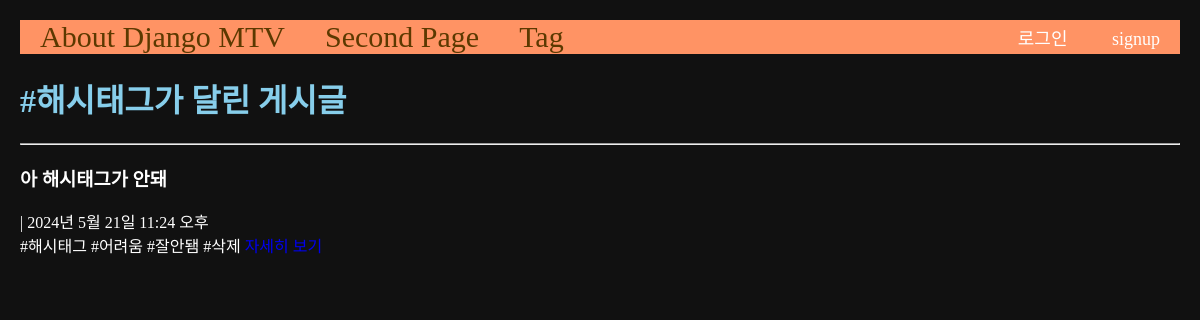
Before: /tag-posts/10 with the older database file.
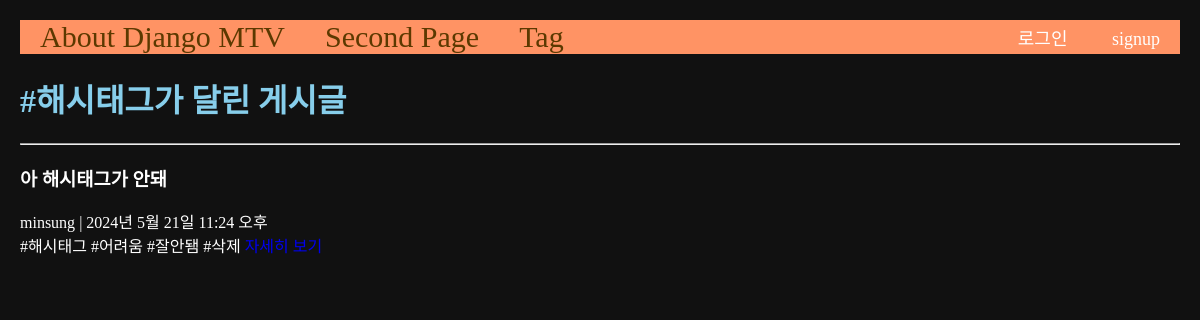
After: the same page with the newer database file.
### main/models.py (models this page shows, shortened)
class Post(models.Model):
    title = models.CharField(max_length=50)
    writer = models.ForeignKey(User, null=False, blank=False, on_delete=models.CASCADE)
    email = models.EmailField()
    body = models.TextField()
    pub_date = models.DateTimeField()
    image = models.ImageField(upload_to="post/", blank=True, null=True)
    tags = models.ManyToManyField(Tag, related_name='posts', blank=True)
    like = models.ManyToManyField(User, related_name='likes', blank=True)
    like_count = models.PositiveBigIntegerField(default=0)
    def summary(self):
        return self.body[:20]

### main/views.py (the view)
# urls.py: path('tag-posts/<int:tag_id>', tag_posts, name="tag-posts"),
def tag_posts(request, tag_id):
    tag = get_object_or_404(Tag, id=tag_id)
    posts = tag.posts.all()
    return render(request, 'main/tag-post.html', {
        'tag' : tag,
        'posts' : posts
    })

### main/models.py (called while the page is built)
    def __str__(self):
        return self.name

### main/templates/main/tag-post.html
{% extends 'base.html' %}
{% load static %}
{% block content %}
<div>
    <h1>#{{tag}}가 달린 게시글</h1>
    <div>
        {% for b in posts %}
        <hr/>
        <h3>{{b.title}}</h3>
        {{b.writer}} | {{b.pub_date}}<br>
        {{b.summary}}
        <a href="{% url 'main:detail' b.id %}">자세히 보기</a>
        <br>
        {% endfor %}
    </div>
</div>
{% endblock %}

Changed rows visible on the page:
changed Post "아 해시태그가 안돼": writer (not shown) → "minsung"
